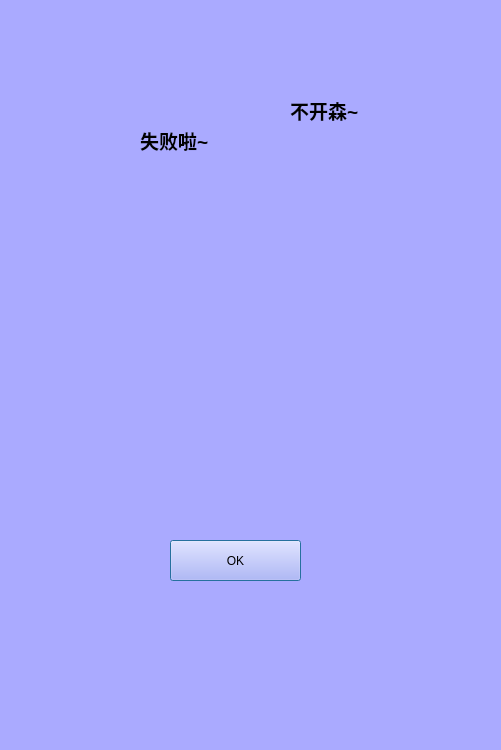
<?xml version="1.0" encoding="UTF-8"?>
<ui version="4.0">
 <class>lost</class>
 <widget class="QDialog" name="lost">
  <property name="geometry">
   <rect>
    <x>0</x>
    <y>0</y>
    <width>501</width>
    <height>750</height>
   </rect>
  </property>
  <property name="windowTitle">
   <string>Dialog</string>
  </property>
  <property name="styleSheet">
   <string notr="true">background-color: rgb(170, 170, 255);</string>
  </property>
  <widget class="QLabel" name="label">
   <property name="geometry">
    <rect>
     <x>130</x>
     <y>180</y>
     <width>311</width>
     <height>341</height>
    </rect>
   </property>
   <property name="text">
    <string/>
   </property>
   <property name="pixmap">
    <pixmap>../../../q/Pictures/project/失望阿狸.jpg</pixmap>
   </property>
  </widget>
  <widget class="QPushButton" name="pushButton">
   <property name="geometry">
    <rect>
     <x>170</x>
     <y>540</y>
     <width>131</width>
     <height>41</height>
    </rect>
   </property>
   <property name="text">
    <string>OK</string>
   </property>
  </widget>
  <widget class="QLabel" name="label_2">
   <property name="geometry">
    <rect>
     <x>140</x>
     <y>100</y>
     <width>131</width>
     <height>81</height>
    </rect>
   </property>
   <property name="text">
    <string>&lt;html&gt;&lt;head/&gt;&lt;body&gt;&lt;p&gt;&lt;span style=&quot; font-size:14pt; font-weight:600;&quot;&gt;失败啦~&lt;/span&gt;&lt;/p&gt;&lt;/body&gt;&lt;/html&gt;</string>
   </property>
  </widget>
  <widget class="QLabel" name="label_3">
   <property name="geometry">
    <rect>
     <x>290</x>
     <y>90</y>
     <width>101</width>
     <height>41</height>
    </rect>
   </property>
   <property name="text">
    <string>&lt;html&gt;&lt;head/&gt;&lt;body&gt;&lt;p&gt;&lt;span style=&quot; font-size:14pt; font-weight:600;&quot;&gt;不开森~&lt;/span&gt;&lt;/p&gt;&lt;/body&gt;&lt;/html&gt;</string>
   </property>
  </widget>
 </widget>
 <resources/>
 <connections/>
</ui>
